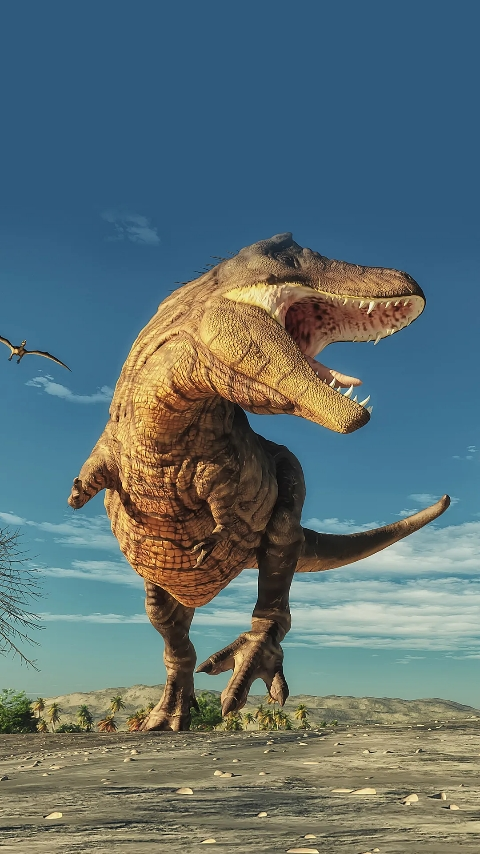
#> input picture Personal_Projects/Practice_Projects/Python/ComputerVision_Projects/OpenCV_Tutorial/resources/images/2003873.jpg, 480 x 854 px, found by its file name
$ python ep1-intro.py
#> lines starting #> are read from the running program, lines starting #| are printed output that depends on the picture
#> in main, img is the input picture: shape (854, 480, 3); mean B, G, R 115.4, 112.8, 93.8
"""
    Date: Sat-28-Sept-2024

    Introduction to openCV for Python
"""

import cv2


#   By Default, cv2 loads image as BGR format, not RGB
"""
    Here are some modes that affect how cv2 interprets the image it reads:

    cv2.IMREAD_COLOR or -1: Loads a color image. Any transparency of image will be neglected. it is the default flag.
    cv2.IMREAD_GRAYSCALE or 0: Loads image in grayscale form
    cv2.IMREAD_UNCHANGED or 1: Loads image as it is , including th ealpha channel
"""

def EG1_ResizeImage(img):
    #   Resize to chosen dimensions
    return cv2.resize(img, (400, 600))

def EG1B_ResizeImage(img):
    #   Resize but in a more uniformly scalable way
    #   by using functions to modify the width and height
    #   This method can maintain the aspect ratio of the image.
    #   This halves the image's dimensions by 2
    return cv2.resize(img, (0, 0), fx = 0.5, fy = 0.5)
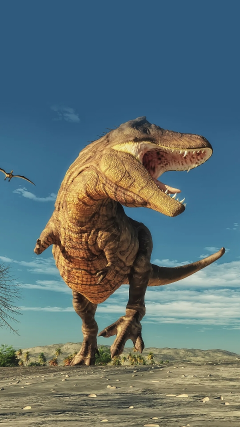
#> returned value: shape (427, 240, 3); mean of channels 0, 1, 2 115.5, 112.8, 93.9; drawn as B, G, R

def EG1C_RotateImage(img):
    # return cv2.rotate(img, cv2.ROTATE_180)
    # return cv2.rotate(img, cv2.ROTATE_90_COUNTERCLOCKWISE)
    return cv2.rotate(img, cv2.ROTATE_90_CLOCKWISE)
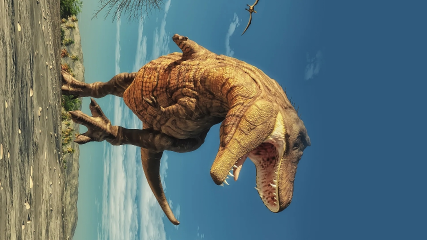
#> returned value: shape (240, 427, 3); mean of channels 0, 1, 2 115.5, 112.8, 93.9; drawn as B, G, R

def EG2_SaveImage(name, path, img):
    cv2.imwrite(path + "/" + name, img)

def main():
    img = cv2.imread("resources/images/2003873.jpg", 1)
    #   Resize the image
    img = EG1B_ResizeImage(img)
    img = EG1C_RotateImage(img)

    EG2_SaveImage("ep1-trex_90_clockwise.jpg", "_output", img)
    #   The `imshow` creates a window to display the image
    cv2.imshow("Image", img)
    #   This pauses execution at this point waiting infinitely (when the argument is 0)
    #   If any number greater than 0 is entered, it waits for that many seconds
    #   Once a key is clicked or time passes
    cv2.waitKey(0)
    #   It destroys all
    cv2.destroyAllWindows()


if __name__ == "__main__":
    main()

$ run again, with Personal_Projects/Practice_Projects/Python/ComputerVision_Projects/OpenCV_Tutorial/resources/images/2003384.jpg copied over Personal_Projects/Practice_Projects/Python/ComputerVision_Projects/OpenCV_Tutorial/resources/images/2003873.jpg
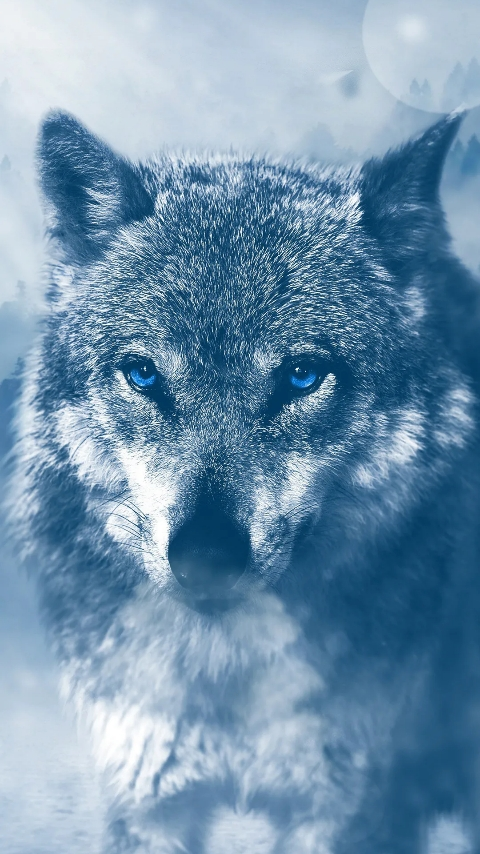
#> input picture Personal_Projects/Practice_Projects/Python/ComputerVision_Projects/OpenCV_Tutorial/resources/images/2003384.jpg, 480 x 854 px, found by its file name
#> in main, img is the input picture: shape (854, 480, 3); mean B, G, R 174.1, 148.2, 114.6
#> in EG1B_ResizeImage, `return cv2.resize(img, (0, 0), fx = 0.5, fy = 0.5)`:
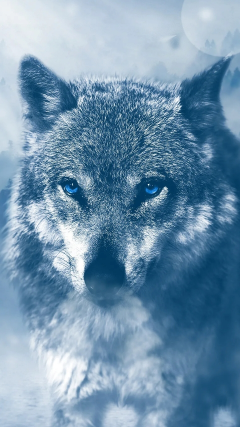
#> returned value: shape (427, 240, 3); mean of channels 0, 1, 2 174.2, 148.3, 114.8; drawn as B, G, R
#> in EG1C_RotateImage, `return cv2.rotate(img, cv2.ROTATE_90_CLOCKWISE)`:
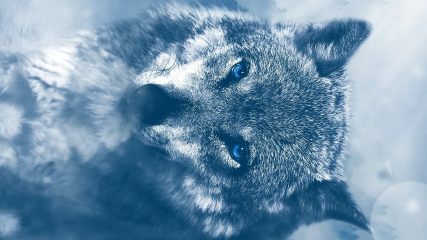
#> returned value: shape (240, 427, 3); mean of channels 0, 1, 2 174.2, 148.3, 114.8; drawn as B, G, R
